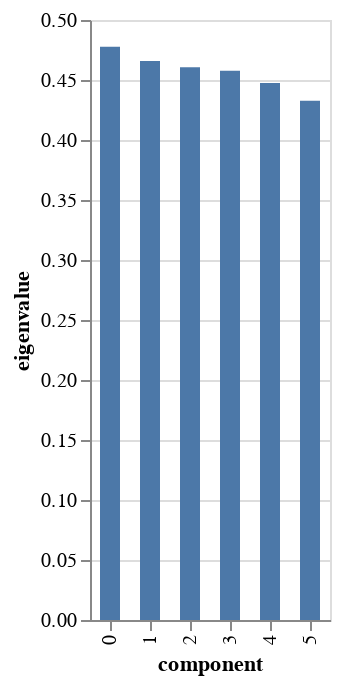

The notebook cell saved with this chart:
### Code cell
mca.scree_plot()

### Figure 1 — Vega-Lite specification as saved in the notebook (floating-point values rounded to 4 significant figures)
{"config": {"view": {"continuousWidth": 300, "continuousHeight": 300}}, "data": {"name": "data-f0886c9cc5a3006b2eb04b292a7cf1f2"}, "mark": {"type": "bar", "size": 10}, "encoding": {"tooltip": [{"field": "component", "type": "nominal"}, {"field": "eigenvalue", "type": "quantitative"}, {"field": "% of variance", "type": "quantitative"}, {"field": "% of variance (cumulative)", "type": "quantitative"}], "x": {"field": "component", "type": "nominal"}, "y": {"field": "eigenvalue", "type": "quantitative"}}, "$schema": "https://vega.github.io/schema/vega-lite/v5.15.1.json", "datasets": {"data-f0886c9cc5a3006b2eb04b292a7cf1f2": [{"component": "0", "eigenvalue": 0.4777, "% of variance": 0.1629, "% of variance (cumulative)": 0.1629}, {"component": "1", "eigenvalue": 0.4658, "% of variance": 0.1589, "% of variance (cumulative)": 0.3218}, {"component": "2", "eigenvalue": 0.4606, "% of variance": 0.1571, "% of variance (cumulative)": 0.4789}, {"component": "3", "eigenvalue": 0.4577, "% of variance": 0.1561, "% of variance (cumulative)": 0.635}, {"component": "4", "eigenvalue": 0.4476, "% of variance": 0.1527, "% of variance (cumulative)": 0.7877}, {"component": "5", "eigenvalue": 0.4327, "% of variance": 0.1476, "% of variance (cumulative)": 0.9353}]}}
